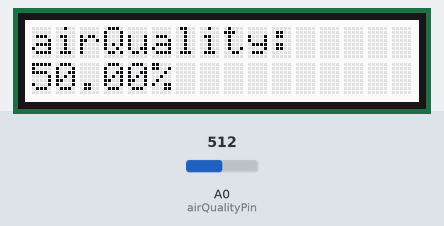
A sketch run on a simulated Arduino Uno, built with avr-gcc and run on an emulated ATmega328P. Parts: 16×2 character LCD. The test bench sets the inputs (shaded band); at power-on: A0 (airQualityPin) = 512. What the sketch prints to the serial monitor is not drawn.

Above: at 1.2 s.
1.3 s: A0 (airQualityPin) set to 109
At 2.8 s:
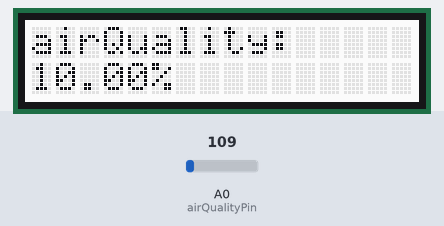
3.6 s: A0 (airQualityPin) set to 92
At 4.6 s:
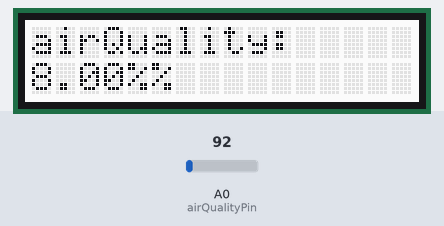
5.6 s: A0 (airQualityPin) set to 122
At 7.5 s:
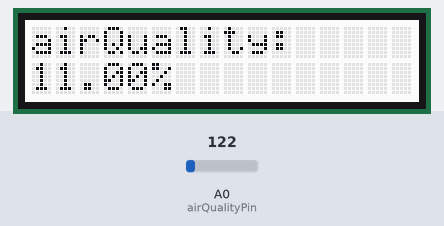
Timing chart, 0 to 9.0 s (numbered marks = the images above; inputs shaded):
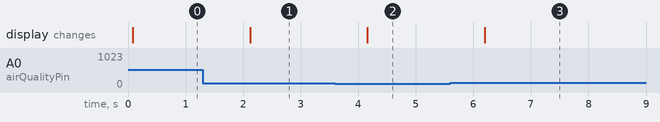

Measured:
- the behaviour switches between 103 and 102 on A0 (airQualityPin) (found by bisection; images 1 and 2)
- after the input at 1.3 s, the display: changes after 0.82 s (image 1)
- after the input at 3.6 s, the display: changes after 0.56 s (image 2)
- after the input at 5.6 s, the display: changes after 0.60 s (image 3)

The sketch:

AirQualityMonitor.ino
```cpp
#include <LiquidCrystal_I2C.h>
#include <Wire.h>
#include "rgb_lcd.h"

const int airQualityPin = A0;  // MQ135 sensor output pin
const int lcdRS = SCL;  // LCD RS pin
const int lcdEN = SDA;  // LCD EN pin
rgb_lcd lcd;

const int colorR = 255;
const int colorG = 255;
const int colorB = 255;

void setup() {
  Serial.begin(9600);  // Initialize serial communication
  pinMode(airQualityPin, INPUT);  // Set air quality pin as input
  // Initialize LCD display (if using)
  lcd.begin(16, 2);

    lcd.setRGB(colorR, colorG, colorB);

  pinMode(lcdRS, OUTPUT);
  pinMode(lcdEN, OUTPUT);
}

void loop() {
  int airQualityValue = analogRead(airQualityPin);  // Read air quality value
  float airQuality = map(airQualityValue, 0, 1023, 0, 100);  // Map value to percentage

  // Print air quality value to serial monitor
  Serial.print("Air Quality:");
  Serial.print(airQuality);
  Serial.println("%");

  // Display air quality value on LCD (if using)
  lcdClear();
  lcd.setCursor(0, 0);
  lcd.print("airQuality:");
  lcd.setCursor(0, 1);
  lcd.print(airQuality);
  lcd.print("%");

  delay(1000);  // Wait 1 second before taking next reading
}

// LCD display functions (if using)
void lcdClear() {
  digitalWrite(lcdRS, HIGH);
  digitalWrite(lcdEN, LOW);
  delay(1);
  digitalWrite(lcdEN, HIGH);
}

void lcdPrint(String text) {
  digitalWrite(lcdRS, HIGH);
  for (int i = 0; i < text.length(); i++) {
    digitalWrite(lcdEN, HIGH);
    delay(1);
    digitalWrite(lcdEN, LOW);
  }
}
```
